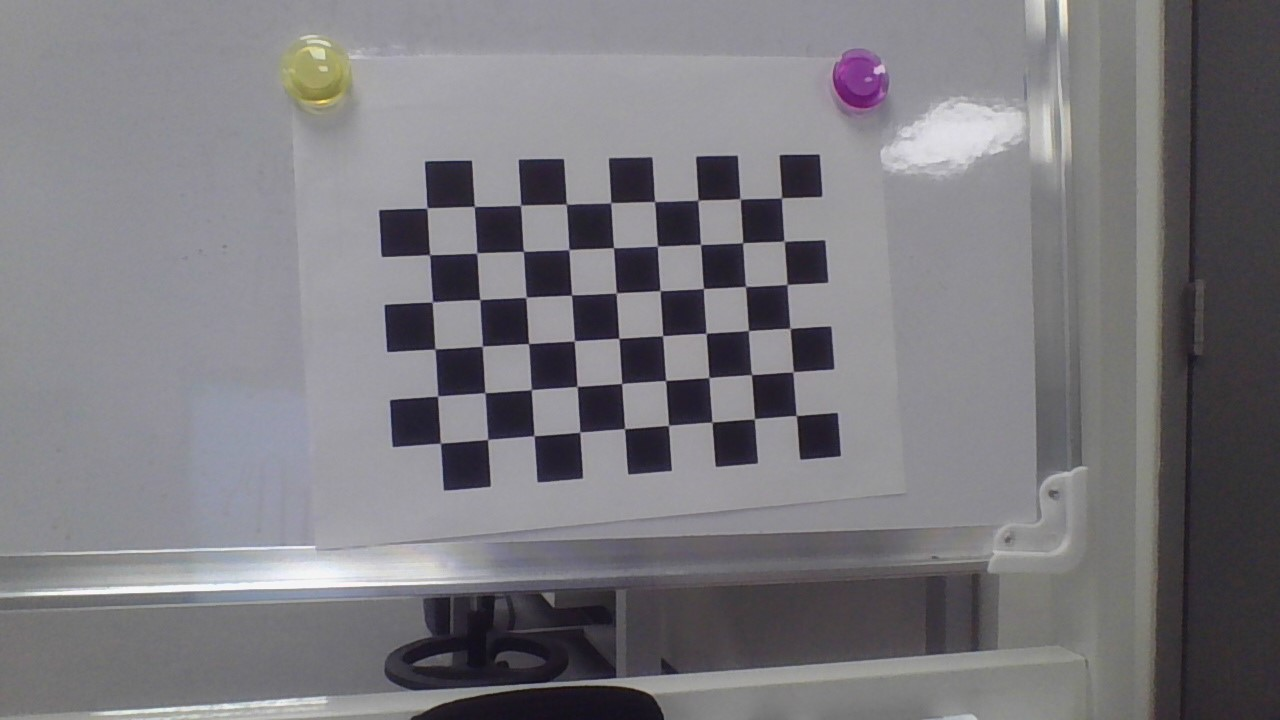
//> input picture images/checkerboard1.jpg, 1280 x 720 px; its folder holds only this picture in this run
$ ./camera_calibration   (built with g++ and OpenCV 4)
//> lines starting //> are read from the running program, lines starting //| are printed output that depends on the picture; after the words box and inside, x2 and y2 are one past the last pixel; in counts of white or black regions, pixels touching at a corner belong together
#include <opencv2/opencv.hpp>
#include <opencv2/calib3d/calib3d_c.h>
#include <opencv2/highgui/highgui.hpp>
#include <opencv2/imgproc/imgproc.hpp>
#include <opencv2/core/utility.hpp>
#include <stdio.h>
#include <iostream>

// Defining the dimensions of checkerboard
int CHECKERBOARD[2]{6, 9};

int main()
{
    // Creating vector to store vectors of 3D points for each checkerboard image
    std::vector<std::vector<cv::Point3f>> objpoints;

    // Creating vector to store vectors of 2D points for each checkerboard image
    std::vector<std::vector<cv::Point2f>> imgpoints;

    // Defining the world coordinates for 3D points
    std::vector<cv::Point3f> objp;
    for (int i{0}; i < CHECKERBOARD[1]; i++)
    {
        for (int j{0}; j < CHECKERBOARD[0]; j++)
            objp.push_back(cv::Point3f(j, i, 0));
    }

    // Extracting path of individual image stored in a given directory
    std::vector<cv::String> images;
    // Path of the folder containing checkerboard images
    cv::String path = "C:/Users/lukeg/code/opencvjoined/drone-slam/images/checkerboard*.jpg";

    cv::glob(path, images);

    cv::Mat frame, gray;
    // vector to store the pixel coordinates of detected checker board corners
    std::vector<cv::Point2f> corner_pts;
    bool success;

    // Looping over all the images in the directory
    for (int i{0}; i < images.size(); i++)
    {
        frame = cv::imread(images[i]);
//> frame is the input picture: 720 rows x 1280 cols, CV_8UC3; mean B, G, R 125.9, 121.2, 122.7
        cv::cvtColor(frame, gray, cv::COLOR_BGR2GRAY);

        // Finding checker board corners
        // If desired number of corners are found in the image then success = true
        success = cv::findChessboardCorners(gray, cv::Size(CHECKERBOARD[0], CHECKERBOARD[1]), corner_pts, CV_CALIB_CB_ADAPTIVE_THRESH | CV_CALIB_CB_FAST_CHECK | CV_CALIB_CB_NORMALIZE_IMAGE);
//> success = true; corner_pts = 54 Points (x, y), first 12: [780.8, 196.8], [784.5, 240], [788.1, 285.2], [789.5, 329.7], [793.6, 372.3], [797.3, 414.8], [740.4, 197.5], [742.6, 242.8], [746.4, 285.8], [749.1, 331.3], [752.7, 373.9], [754.6, 418.9]

        /*
         * If desired number of corner are detected,
         * we refine the pixel coordinates and display
         * them on the images of checker board
         */
        if (success)
        {
            cv::TermCriteria criteria(CV_TERMCRIT_EPS | CV_TERMCRIT_ITER, 30, 0.001);

            // refining pixel coordinates for given 2d points.
            cv::cornerSubPix(gray, corner_pts, cv::Size(11, 11), cv::Size(-1, -1), criteria);
//> corner_pts = 54 Points (x, y), first 12: [781.5, 197.9], [784.1, 241.3], [787, 284.4], [790, 328.4], [793.1, 371.8], [796.2, 415.5], [740.2, 198.8], [742.6, 242.7], [745.5, 286.4], [748.4, 330.6], [751.4, 374.6], [754.4, 418.8]

            // Displaying the detected corner points on the checker board
            cv::drawChessboardCorners(frame, cv::Size(CHECKERBOARD[0], CHECKERBOARD[1]), corner_pts, success);
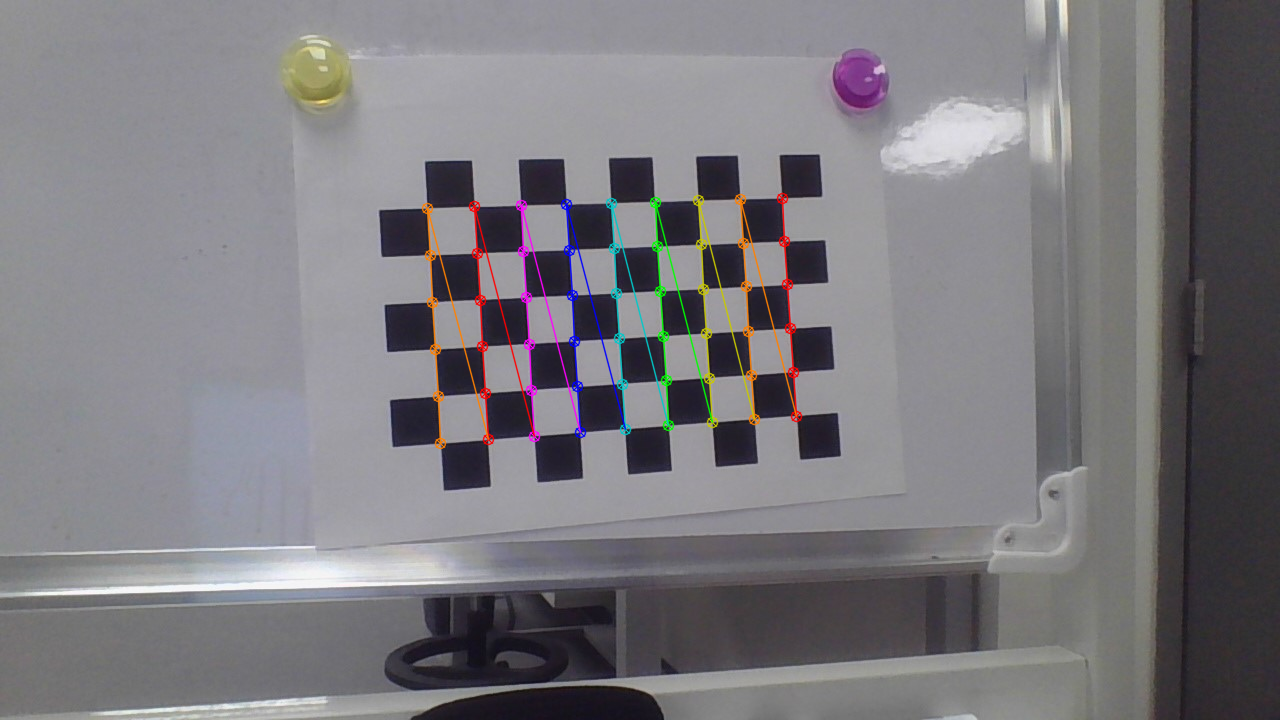
//> frame: 720 rows x 1280 cols, CV_8UC3; 1.72% of pixels changed, all inside (x1, y1, x2, y2) = (421, 192, 803, 450)

            objpoints.push_back(objp);
            imgpoints.push_back(corner_pts);
//> imgpoints = 1 point lists
        }

        cv::imshow("Image", frame);
        cv::waitKey(0);
    }

    cv::destroyAllWindows();

    cv::Mat cameraMatrix, distCoeffs, R, T;

    /*
     * Performing camera calibration by
     * passing the value of known 3D points (objpoints)
     * and corresponding pixel coordinates of the
     * detected corners (imgpoints)
     */
    cv::calibrateCamera(objpoints, imgpoints, cv::Size(gray.rows, gray.cols), cameraMatrix, distCoeffs, R, T);
//> cameraMatrix = [[2838.6, 0, 329.8], [0, 2548.4, 623.1], [0, 0, 1]]; distCoeffs = [1.19, -99.22, -0.207, 0.0837, 1055]; R = [[-0.276, -0.224, 1.48]]; T = [[9.42, -9.56, 62.81]]
    std::cout << "CALIBRATION OUTPUT\n-------------------------------------------------------\n";
    std::cout << "cameraMatrix : " << cameraMatrix << std::endl;
//| cameraMatrix : [2838.582637120513, 0, 329.819646850717;
//|  0, 2548.441806524496, 623.0936358716662;
//|  0, 0, 1]
    std::cout << "distCoeffs : " << distCoeffs << std::endl;
//| distCoeffs : [1.185123930942857, -99.22270531860991, -0.2069837935973066, 0.08368337938027419, 1054.999695305999]
    std::cout << "Rotation vector : " << R << std::endl;
//| Rotation vector : [-0.2761273841602568, -0.2240186352911539, 1.482245125806506]
    std::cout << "Translation vector : " << T << std::endl;
//| Translation vector : [9.419037328429033, -9.559781400704928, 62.80668833592109]

    return 0;
}

$ run again, on images/checkerboard5.jpg
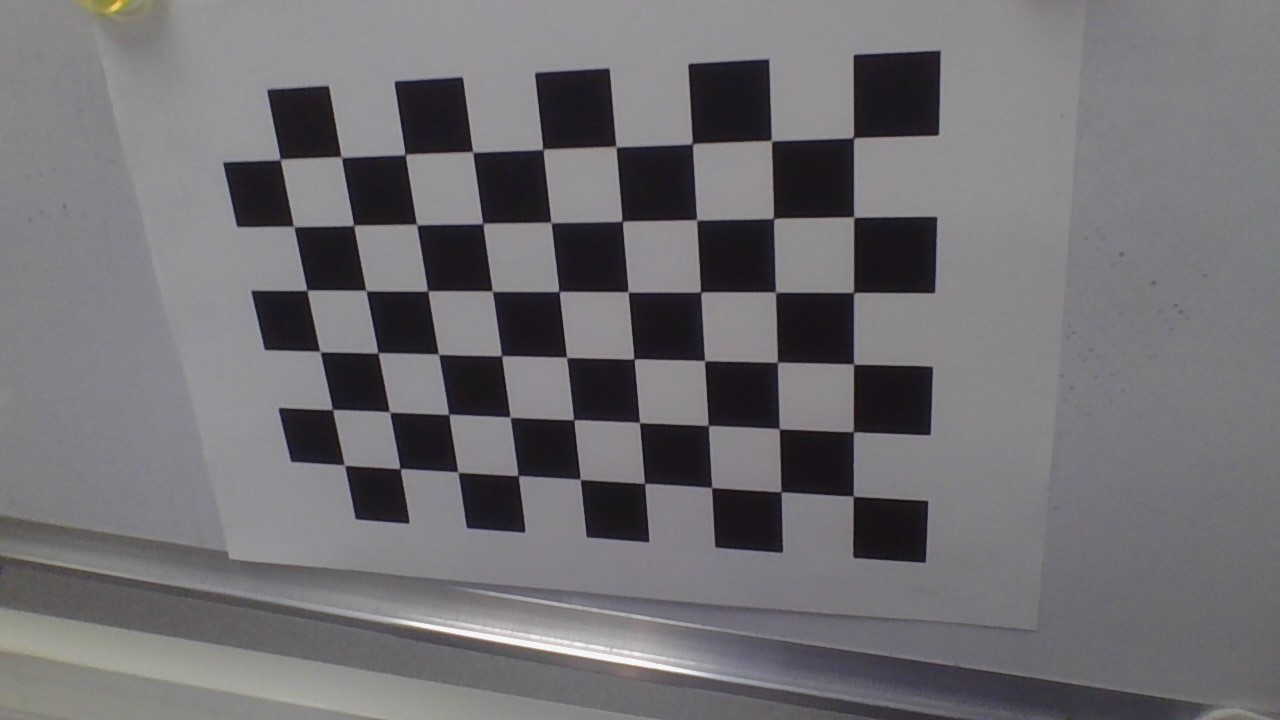
//> input picture images/checkerboard5.jpg, 1280 x 720 px
//> frame is the input picture: 720 rows x 1280 cols, CV_8UC3; mean B, G, R 114.4, 111.2, 112.9
//> `success = cv::findChessboardCorners(gray, cv::Size(CHECKERBOARD[0], CH..`: success = true; corner_pts = 54 Points (x, y), first 12: [855.2, 139], [854.9, 216.1], [852, 291.2], [852.6, 365.6], [851.4, 430.7], [852.1, 497.5], [771.9, 138.8], [774.5, 220.3], [776.2, 290.2], [776.7, 360.3], [777.5, 429.3], [782.2, 492.8]
//> `cv::cornerSubPix(gray, corner_pts, cv::Size(11, 11), cv::Size(-1, -1),..`: corner_pts = 54 Points (x, y), first 12: [853.5, 137.7], [853.7, 217.1], [853.5, 292.5], [853.5, 364.1], [853.4, 431.6], [853.3, 496.1], [771.4, 140.6], [773.5, 218.5], [775.6, 292.1], [777.5, 362.2], [779.3, 428.8], [781.1, 491.7]
//> `cv::drawChessboardCorners(frame, cv::Size(CHECKERBOARD[0], CHECKERBOAR..`:
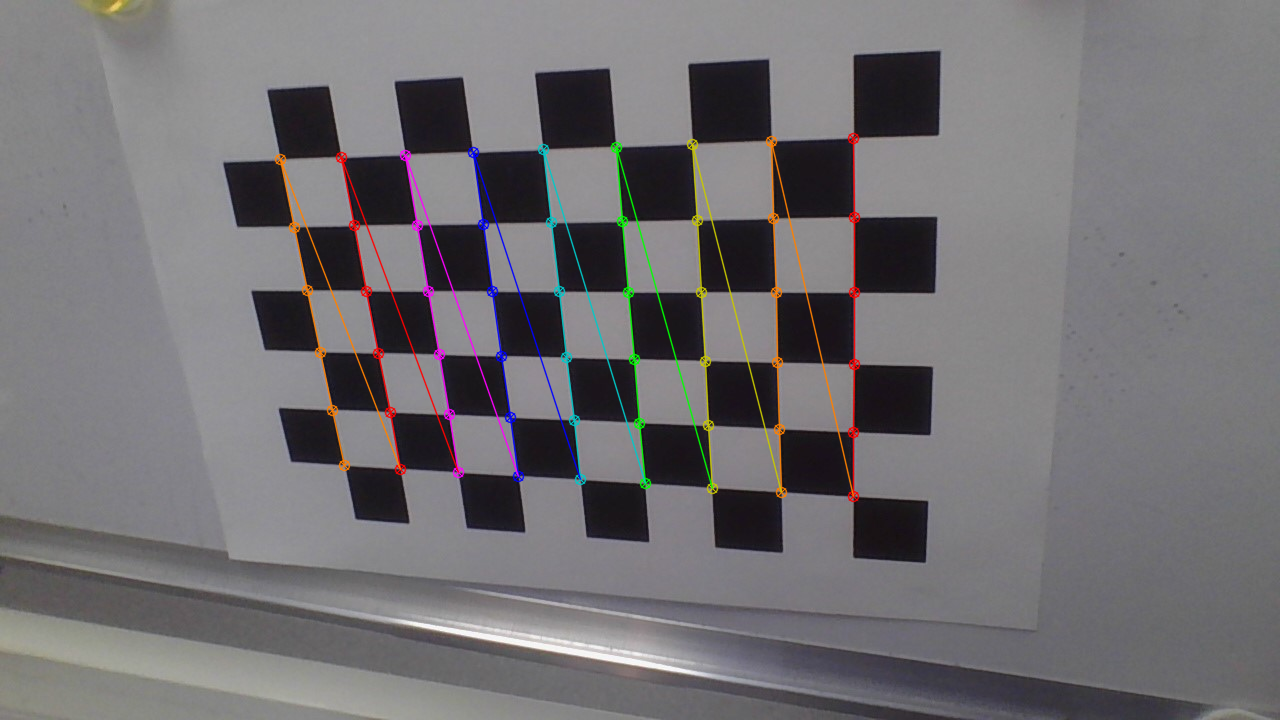
//> frame: 720 rows x 1280 cols, CV_8UC3; 2.31% of pixels changed, all inside (x1, y1, x2, y2) = (274, 132, 861, 503)
//> imgpoints = 1 point lists
//> cameraMatrix = [[1559.7, 0, 312.9], [0, 1622.6, 639.8], [0, 0, 1]]; distCoeffs = [-0.196, 0.983, -0.0108, 0.00672, -2.35]; R = [[0.887, -0.141, 1.42]]; T = [[6.62, -5.89, 19]]
//| cameraMatrix : [1559.698087374718, 0, 312.9198710745648;
//|  0, 1622.596284681189, 639.837234445804;
//|  0, 0, 1]
//| distCoeffs : [-0.1957530012068075, 0.982890272640684, -0.01080797051364956, 0.006723329384241956, -2.349704740345096]
//| Rotation vector : [0.8865659691261172, -0.1411812342212264, 1.419498074776247]
//| Translation vector : [6.617115346197387, -5.886189118364199, 19.00086499006066]

$ run again, on images/checkerboard6.jpg
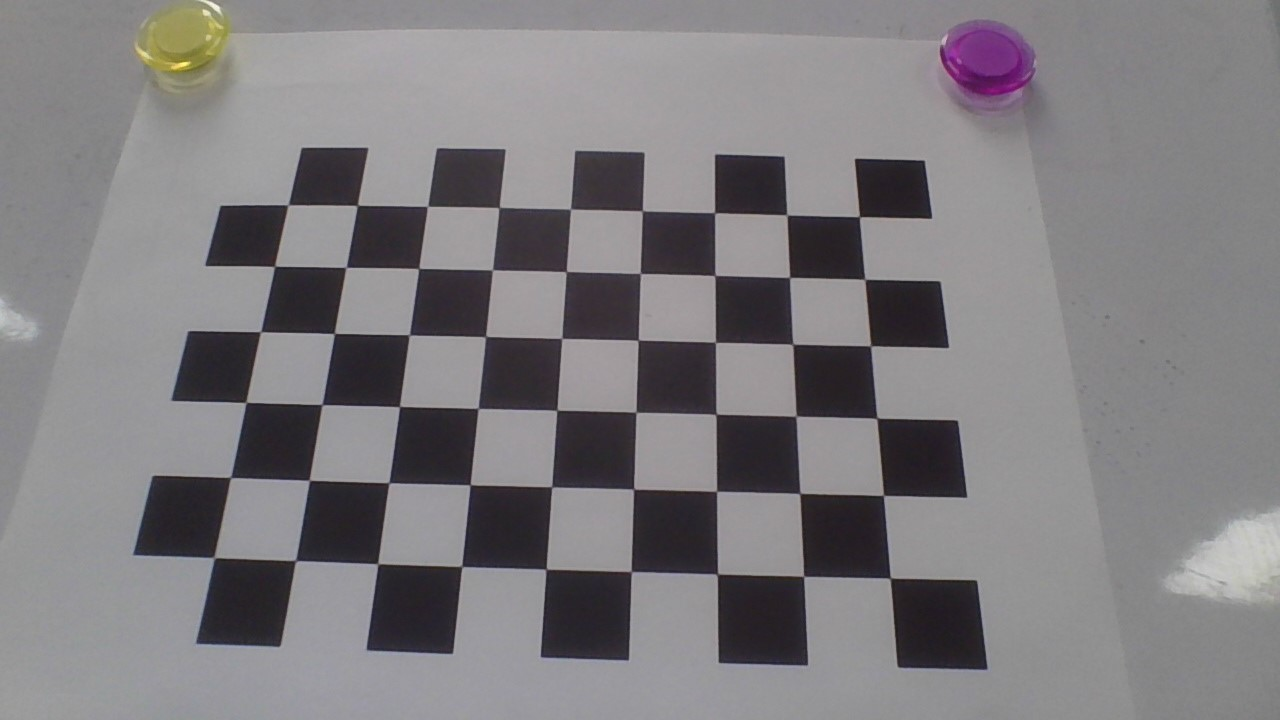
//> input picture images/checkerboard6.jpg, 1280 x 720 px
//> frame is the input picture: 720 rows x 1280 cols, CV_8UC3; mean B, G, R 126.7, 124, 126.5
//> `success = cv::findChessboardCorners(gray, cv::Size(CHECKERBOARD[0], CH..`: success = true; corner_pts = 54 Points (x, y), first 12: [859.5, 216.7], [865, 279.6], [870.5, 346.1], [876.8, 418], [883.5, 495.3], [890.3, 578.3], [787.1, 215], [789.6, 277.4], [792.6, 344], [796.1, 415.8], [800, 493.5], [803.7, 576.4]
//> `cv::cornerSubPix(gray, corner_pts, cv::Size(11, 11), cv::Size(-1, -1),..`: corner_pts = 54 Points (x, y), first 12: [859.4, 216.7], [864.8, 279.3], [870.6, 345.8], [876.9, 418.2], [883.5, 495.4], [890.2, 578.1], [786.8, 214.9], [789.6, 277.4], [792.8, 344.3], [796.1, 416.2], [799.8, 493.4], [803.6, 576.4]
//> `cv::drawChessboardCorners(frame, cv::Size(CHECKERBOARD[0], CHECKERBOAR..`:
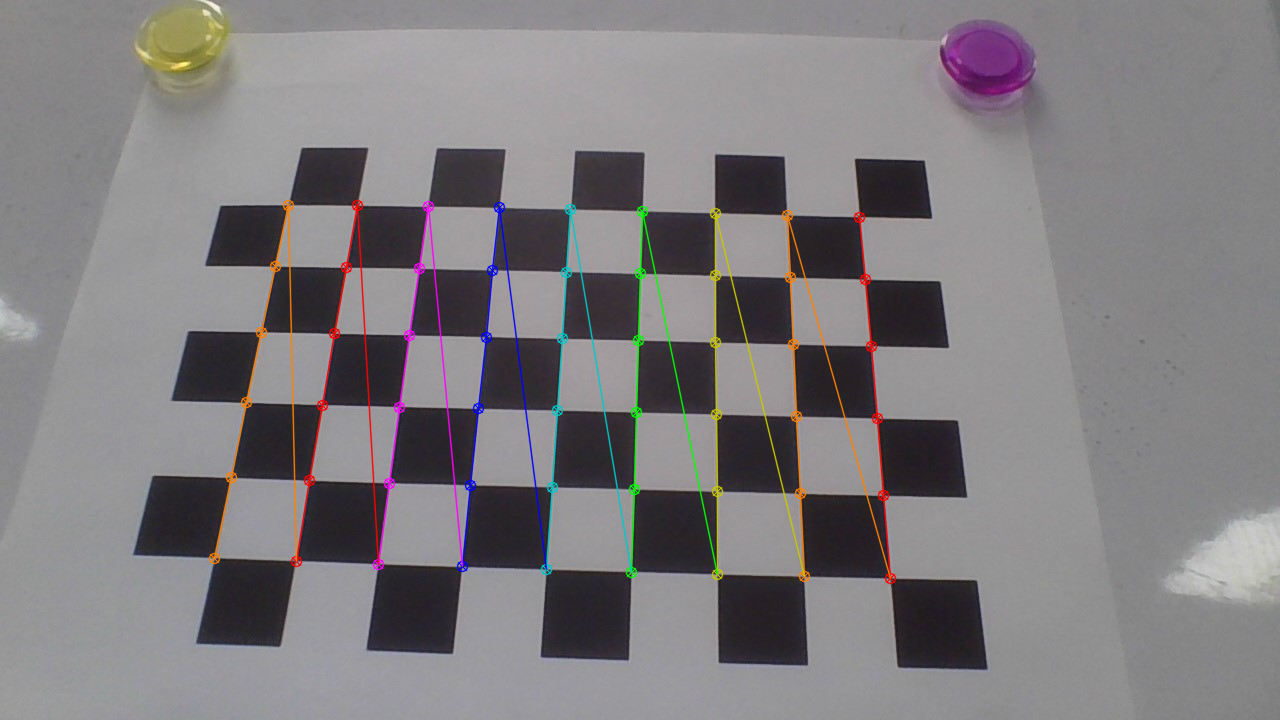
//> frame: 720 rows x 1280 cols, CV_8UC3; 2.47% of pixels changed, all inside (x1, y1, x2, y2) = (208, 199, 897, 585)
//> imgpoints = 1 point lists
//> cameraMatrix = [[1878.3, 0, 432.4], [0, 3579.9, 757.9], [0, 0, 1]]; distCoeffs = [0.167, -10.22, -0.0199, 0.00181, 73]; R = [[-0.684, 0.843, 1.52]]; T = [[5.89, -3.89, 25.75]]
//| cameraMatrix : [1878.257622114643, 0, 432.3568099677224;
//|  0, 3579.93040792023, 757.8934725250454;
//|  0, 0, 1]
//| distCoeffs : [0.1674569041368254, -10.22176462317233, -0.01990645673813202, 0.001810190409185037, 73.00322098440307]
//| Rotation vector : [-0.6840080009117928, 0.8426821820501345, 1.515580675078092]
//| Translation vector : [5.887503320036497, -3.887349546799705, 25.75332800866859]

$ run again, on images/checkerboard2.jpg
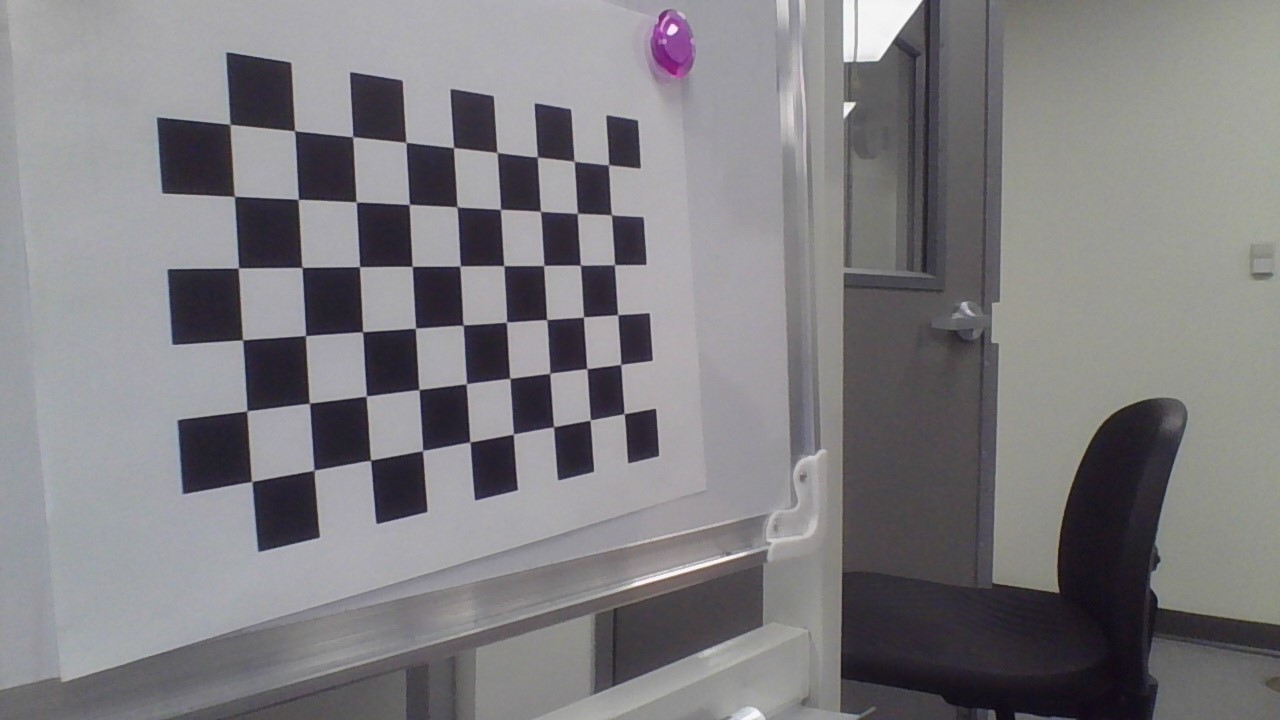
//> input picture images/checkerboard2.jpg, 1280 x 720 px
//> frame is the input picture: 720 rows x 1280 cols, CV_8UC3; mean B, G, R 128.5, 125.5, 127.1
//> `success = cv::findChessboardCorners(gray, cv::Size(CHECKERBOARD[0], CH..`: success = true; corner_pts = 54 Points (x, y), first 12: [608.5, 165], [611.3, 215], [614.8, 264.7], [617.4, 315.3], [620.9, 364.6], [624.2, 413.5], [574.3, 161.2], [577.3, 213.3], [580.5, 264.7], [583.3, 316.4], [586.6, 368.9], [590, 419.8]
//> `cv::cornerSubPix(gray, corner_pts, cv::Size(11, 11), cv::Size(-1, -1),..`: corner_pts = 54 Points (x, y), first 12: [608.5, 164.8], [611.4, 214.8], [614.4, 264.6], [617.7, 314.6], [620.7, 364.4], [624.1, 413.7], [574.1, 161.3], [577.3, 213.3], [580.4, 265.2], [583.5, 316.9], [586.8, 368.7], [590.2, 420.1]
//> `cv::drawChessboardCorners(frame, cv::Size(CHECKERBOARD[0], CHECKERBOAR..`:
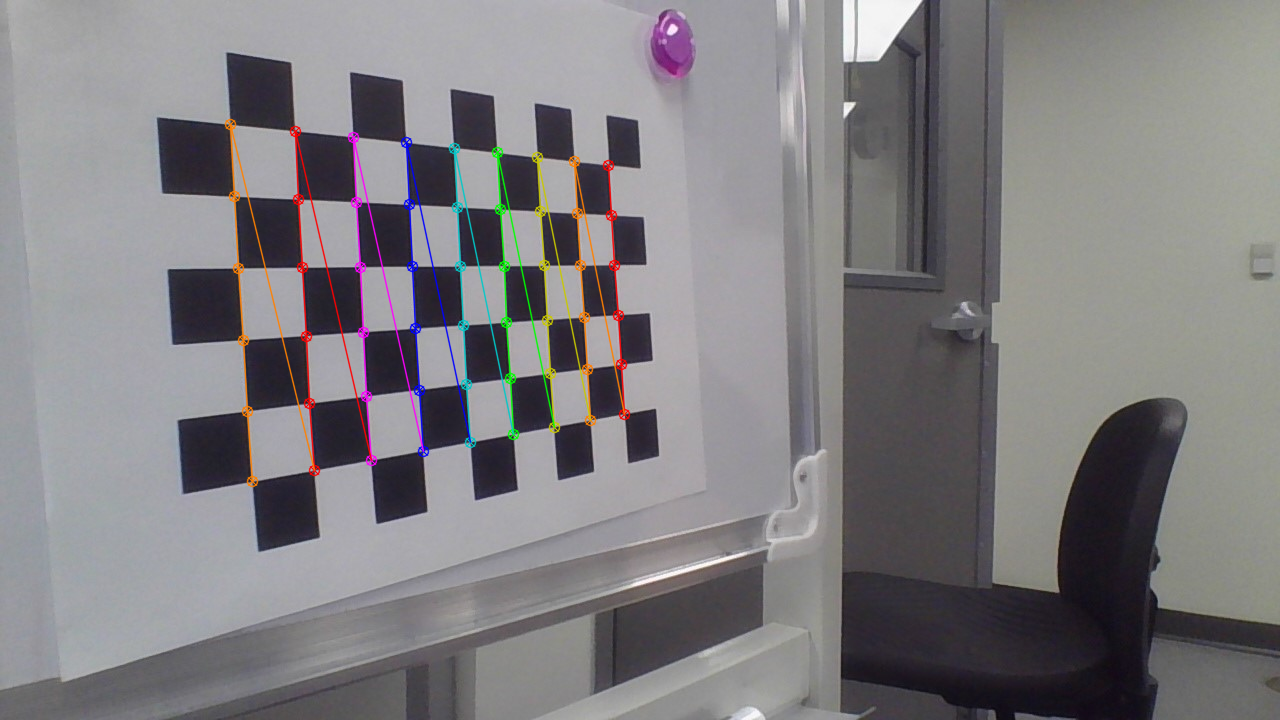
//> frame: 720 rows x 1280 cols, CV_8UC3; 2.11% of pixels changed, all inside (x1, y1, x2, y2) = (224, 118, 631, 488)
//> imgpoints = 1 point lists
//> cameraMatrix = [[2649.3, 0, 576.2], [0, 5027.9, 319.3], [0, 0, 1]]; distCoeffs = [31.2, -3260.2, -0.0972, -1.15, 179166]; R = [[-0.557, 0.431, 1.44]]; T = [[0.953, -2.48, 79.24]]
//| cameraMatrix : [2649.275676179625, 0, 576.1642918947833;
//|  0, 5027.933456184069, 319.2661705624894;
//|  0, 0, 1]
//| distCoeffs : [31.20479718369725, -3260.182066813892, -0.0971917188710836, -1.150867546931397, 179165.9922641923]
//| Rotation vector : [-0.5568416830171243, 0.4306493182635401, 1.442299775010362]
//| Translation vector : [0.9530343608352118, -2.480984470260251, 79.24014697882026]
